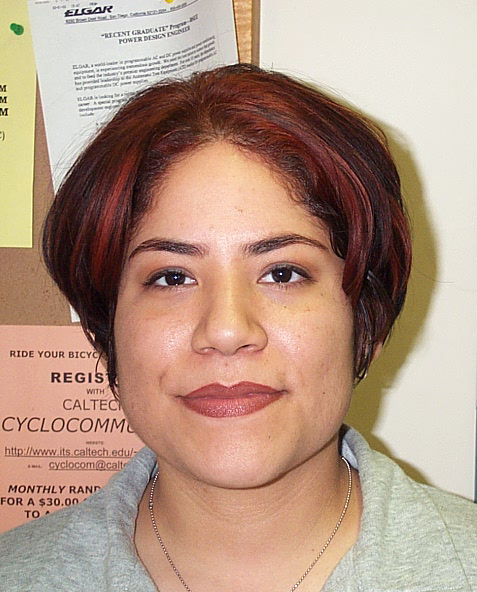
%> input picture Images/DB0/db0_1.jpg, 477 x 592 px
$ octave --eval "result = mouth_map(imread('../../Images/DB0/db0_1.jpg'));"   (GNU Octave 9; MATLAB toolbox functions it lacks are replaced by stand-ins)
%> lines starting %> are read from the running program, lines starting %| are printed output that depends on the picture; in (x1, y1, x2, y2) boxes, pixels count from 0 and x2, y2 are one past the last pixel; in counts of white or black regions, pixels touching at a corner belong together; the program's own positions count from 1
function [mouth_Map, mouth_center] = mouth_map(img)

    % Convert RGB image to YCbCr Components
    YCbCr = rgb2ycbcr(img);
%> YCbCr: size 592x477x3 uint8; mean of channels 1, 2, 3 151.7, 115.8, 142.1

    % Convert to double and extract Cb & Cr
    Cb = double(YCbCr(:,:,2));
    Cr = double(YCbCr(:,:,3));
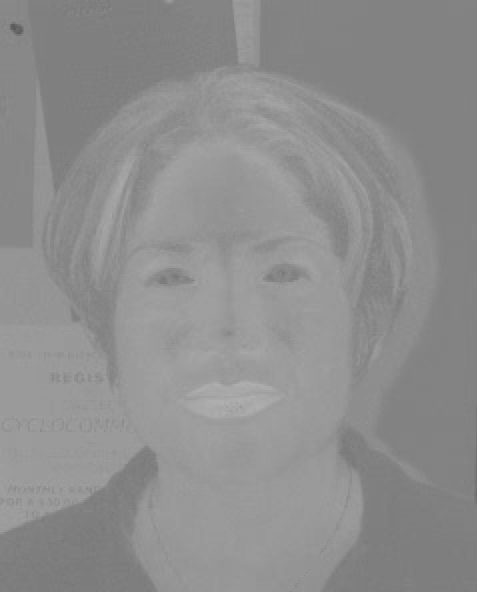
%> Cr: size 592x477 double; min 90, max 176, mean 142.1

    % Computations
    Cr2 = Cr.^2;
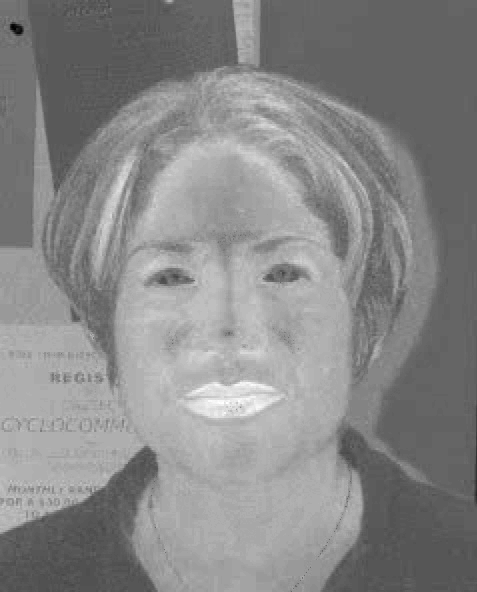
%> Cr2: size 592x477 double; min 8100, max 30976, mean 20329.2; drawn with min black and max white
    Cr2n = 255.*(Cr2-min(Cr2))./(max(Cr2)-min(Cr2));

    CrCb = Cr./Cb;
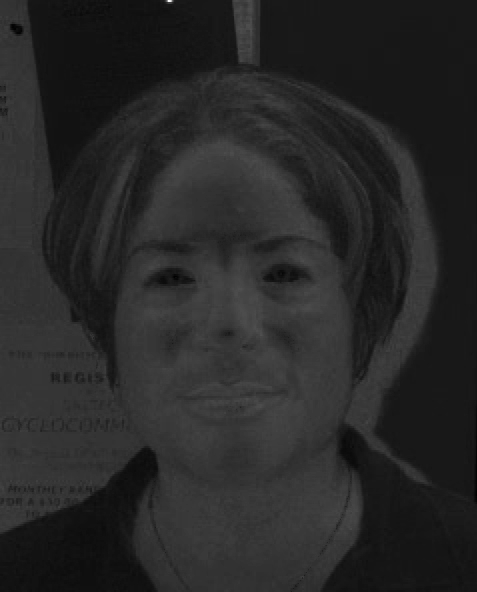
%> CrCb: size 592x477 double; min 0.786, max 3.67, mean 1.24; drawn with min black and max white
    CrCbn = 255.*(CrCb-min(CrCb))./(max(CrCb)-min(CrCb));
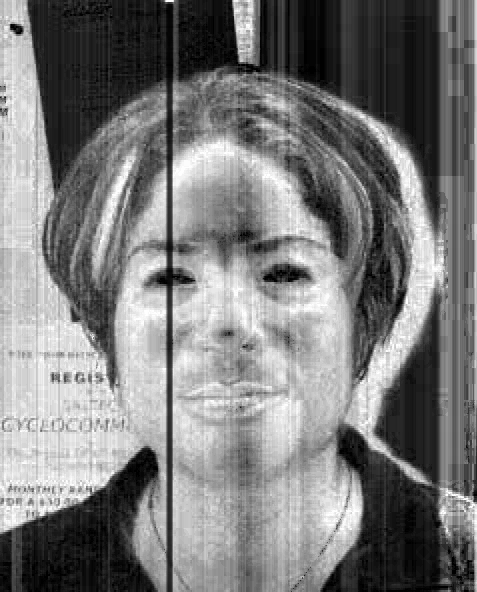
%> CrCbn: size 592x477 double; min 0, max 255, mean 123.4; drawn with min black and max white

    % Calculate parameter (n)
    n = 0.95*(mean2(Cr2n)/mean2(CrCbn));
%> n = 0.954

    % Generate mouth map
    m_map = (Cr2) .* ((Cr2)-n.*(CrCb)).^2;

    % Dilation with a disk-shaped structuring element
    r = 10;
    SE = strel('disk', r);

    % Dilated
    m_map2 = imdilate(m_map,SE);
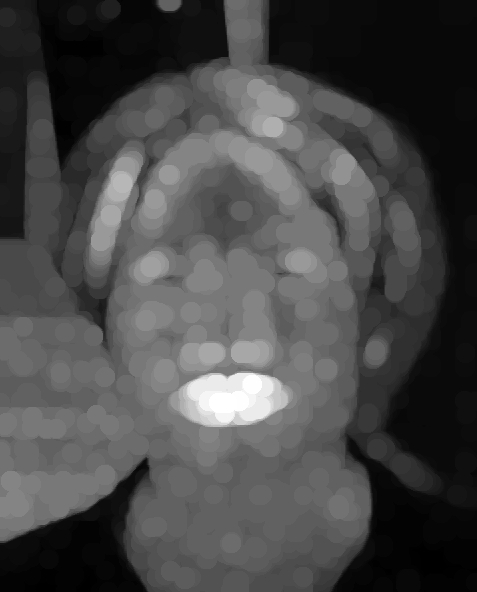
%> m_map2: size 592x477 double; min 4e+12, max 2.97e+13, mean 1.13e+13; drawn with min black and max white

    % Normalize final output, avoiding division by zero
    max_m_map2 = max(m_map2(:));
%> max_m_map2 = 2.97e+13

    if max_m_map2 ~= 0
        normalized_m_map2 = m_map2 ./ max_m_map2;
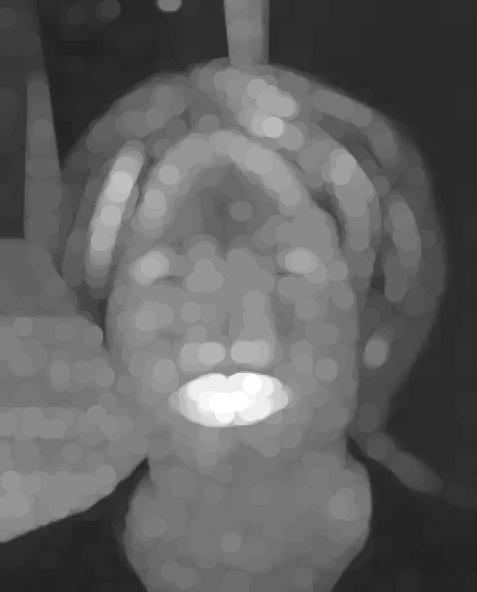
%> normalized_m_map2: size 592x477 double; min 0.135, max 1, mean 0.381
    else
        normalized_m_map2 = m_map2;  % Avoid division by zero, output the original map
    end

    % Apply a threshold to make pixels below a certain intensity black
    threshold = 0.89; % Adjust the threshold as needed
    binary_mask = normalized_m_map2 > threshold;
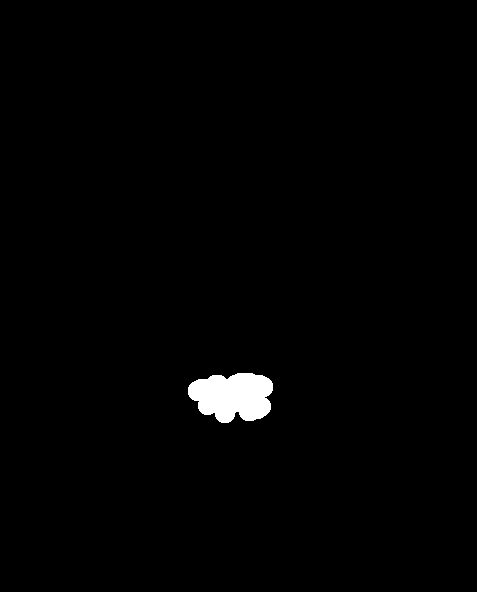
%> binary_mask: size 592x477 logical; 1.1% white; 1 white region, box (x1, y1, x2, y2) and area: (188, 373, 273, 423) 3223

    % Keep only the largest connected components (the mouth)
    num_largest_components = 1;  % Adjust as needed
    mouth_Map = bwareafilt(binary_mask, num_largest_components);

    % Find properties of connected regions in the mouth map
    mouth_props = regionprops(mouth_Map, 'Centroid', 'MajoraxisLength', 'MinoraxisLength', 'Orientation');
%> mouth_props = 1 region; Centroid, MajorAxisLength, MinorAxisLength and Orientation: [233.6 396.9] 86.89 49.23 -1.29

    % Initialize mouth_center
    mouth_center = [];

    % Check if there is at least one region in the mouth map
    if ~isempty(mouth_props)
        mouth_center = mouth_props.Centroid;
%> mouth_center = [233.6 396.9]
    end
end
